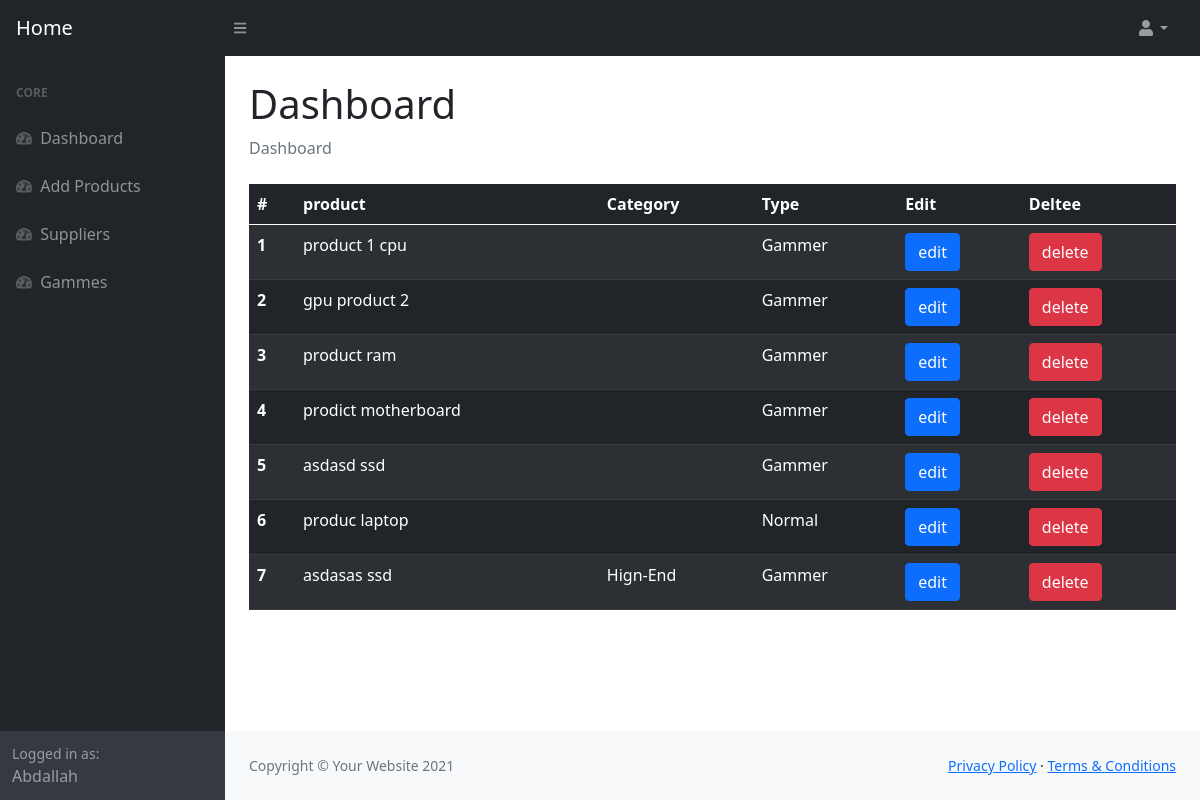
Before: /dashboard/ (signed in) with the older database file.
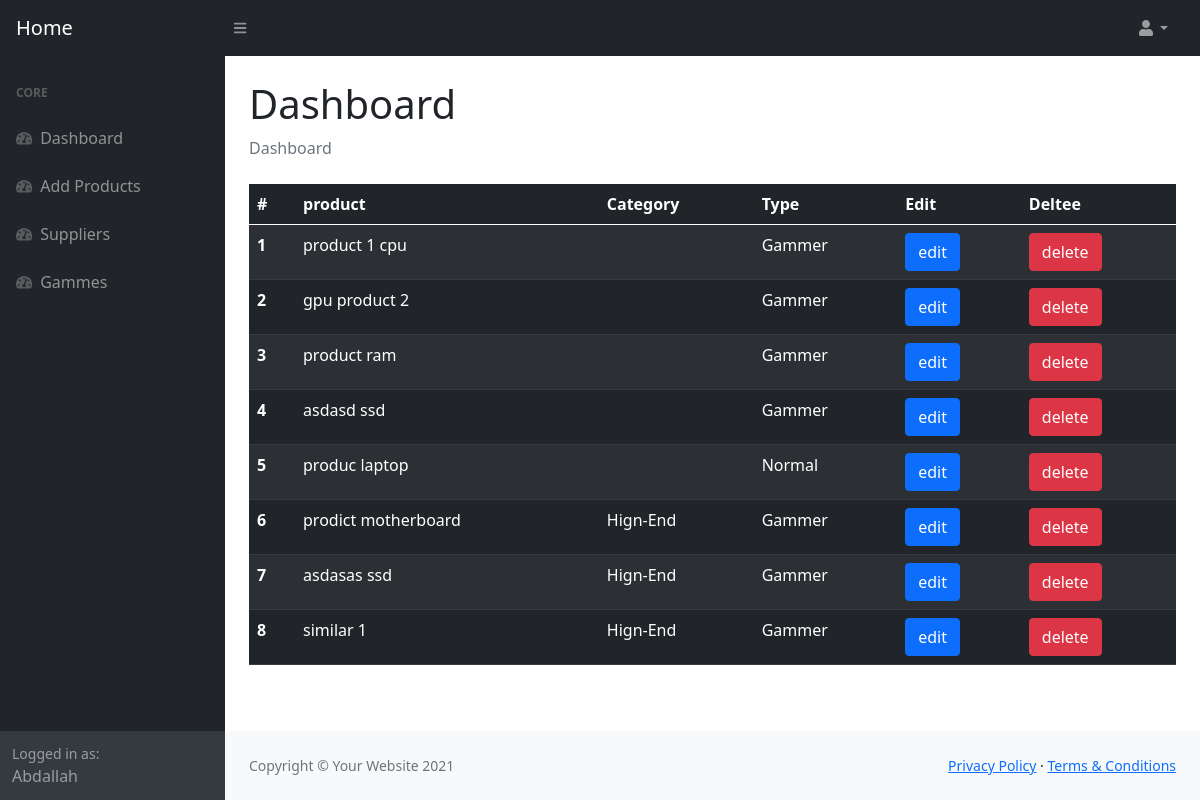
After: the same page with the newer database file.
### Tech_Parts/models.py (models this page shows, shortened)
class Product(models.Model):
    name=models.CharField(max_length=100)
    image=models.CharField(max_length=3000)
    price=models.PositiveIntegerField(default=0)
    category=models.ForeignKey(Category,default=1,null=True,on_delete=models.SET_NULL)
    processor=models.ManyToManyField(Processor)
    type=models.ForeignKey(Type,default=6,null=True,on_delete=models.SET_NULL)
    details=HTMLField()
    code=models.CharField(max_length=100,blank=True)
    slug=models.SlugField(blank=True,max_length=100,unique=True)

class Type(models.Model):
    name=models.CharField(max_length=50)
    li=models.CharField(max_length=100)

class Category(models.Model):
    name=models.CharField(max_length=50)

### Tech_Parts/views.py (the view)
# urls.py: path("dashboard/",views.dashboard,name="dashboard"),
@login_required
def dashboard(request):
    products=Product.objects.all().order_by("category")
    if not request.user.is_superuser:
        messages.error(request,"you dont have permission to add products")
        return redirect(reverse("home:home"))
    context={"products":products}
    return render(request,"dashboard/index.html",context)

### templates/dashboard/index.html (shortened to what the changed rows need)
{% load static %}
<!DOCTYPE html>
<html lang="en">
    <head>
        <link href="https://cdn.jsdelivr.net/npm/simple-datatables@latest/dist/style.css" rel="stylesheet" />
        <link href="{% static 'dashboard/css/styles.css'  %}" rel="stylesheet" />
    </head>
    <body class="sb-nav-fixed">
        <div id="layoutSidenav">
            <div id="layoutSidenav_content">
                <main>
                    <div class="container-fluid px-4">
                        <h1 class="mt-4">Dashboard</h1>
                        <div >
                            <table class="table table-striped table-dark" >
                                <thead>
                                  <tr>
                                    <th scope="col">#</th>
                                    <th scope="col">product</th>
                                    <th scope="col">Category</th>
                                    <th scope="col">Type</th>
                                    <th scope="col">Edit</th>
                                    <th scope="col">Deltee</th>
                                  </tr>
                                </thead>
                                <tbody>
                                    {% for i in products %}
                                  <tr>
                                    <th scope="row">{{forloop.counter}}</th>
                                    <td>{{i.name}}</td>
                                    <td>{{i.category.name}}</td>
                                    <td>{{i.type.name}}</td>
                                    <td> <a href="{% url 'home:edit' slug=i.slug %}" type="button" class="btn btn-primary">
                                       edit
                                       </a></td>
                                    <td>
                                        <button type="button" class="btn btn-danger" data-bs-toggle="modal" data-bs-target="#exampleModal-{{i.id}}">
                                         delete
                                        </button>
                                        </td>
                                  </tr>
                                  {% endfor %}
                                </tbody>
                              </table>
                        </div>
                    </div>
                </main>
            </div>
        </div>
    </body>
</html>

Changed rows visible on the page:
changed Product "prodict motherboard": category.name (not shown) → "Hign-End"; moves down the list
added Product: name "similar 1", category.name "Hign-End", type.name "Gammer"
